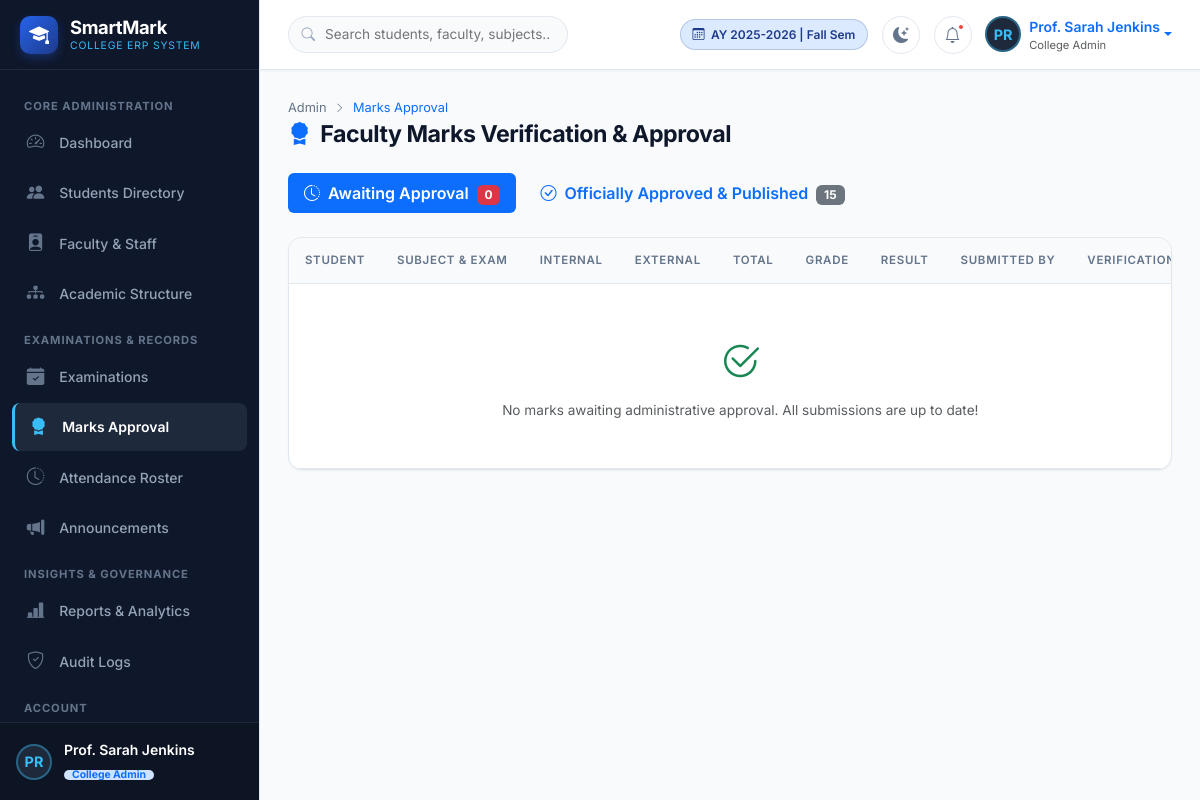
Page /admin/marks-approval (signed in) on the committed database.
### models/user.py (models this page shows, shortened)
class User(UserMixin, db.Model):
    __tablename__ = 'users'
    id = db.Column(db.Integer, primary_key=True)
    username = db.Column(db.String(64), unique=True, index=True, nullable=False)
    email = db.Column(db.String(120), unique=True, index=True, nullable=True)
    password_hash = db.Column(db.String(256), nullable=False)
    role = db.Column(db.String(20), nullable=False, default='student') # 'super_admin', 'admin', 'faculty', 'student', 'parent'
    full_name = db.Column(db.String(100), nullable=True)
    avatar_url = db.Column(db.String(255), nullable=True)
    is_active_account = db.Column(db.Boolean, default=True)
    created_at = db.Column(db.DateTime, default=datetime.utcnow)
    last_login = db.Column(db.DateTime)
    student = db.relationship('Student', backref='user', uselist=False, cascade='all, delete-orphan')
    faculty = db.relationship('Faculty', backref='user', uselist=False, cascade='all, delete-orphan')
    parent_links = db.relationship('ParentStudent', backref='parent_user', foreign_keys='ParentStudent.parent_user_id', lazy='dynamic')
    audit_logs = db.relationship('AuditLog', backref='user', lazy='dynamic')
    @property
    def is_active(self):
        return self.is_active_account
    def has_role(self, *roles):
        if self.role == 'super_admin' and 'admin' in roles:
            return True
        return self.role in roles
    @property
    def display_role(self):
        role_map = {
            'super_admin': 'Super Admin',
            'admin': 'College Admin',
            'faculty': 'Faculty Member',
            'student': 'Student',
            'parent': 'Parent / Guardian'
        }
        return role_map.get(self.role, self.role.capitalize())

### app.py (the view)
@app.route('/admin/marks-approval')
@login_required
@admin_required
def admin_marks_approval():
    pending_marks = Mark.query.filter_by(status='submitted').order_by(Mark.updated_at.desc()).all()
    approved_marks = Mark.query.filter_by(status='approved').order_by(Mark.updated_at.desc()).limit(15).all()
    return render_template(
        'admin/marks_approval.html',
        pending_marks=pending_marks,
        approved_marks=approved_marks
    )

### app.py (called while the page is built)
@login_manager.user_loader
def load_user(user_id):
    return User.query.get(int(user_id))

@app.context_processor
def inject_global_settings():
    try:
        college_name = SystemSetting.get('college_name', 'SmartMark College of Technology')
        active_ay = SystemSetting.get('active_academic_year', '2025-2026')
    except Exception:
        college_name = 'SmartMark College of Technology'
        active_ay = '2025-2026'
    return dict(app_college_name=college_name, app_active_academic_year=active_ay)

### models/core.py (called while the page is built)
    @classmethod
    def get(cls, key, default=None):
        setting = cls.query.filter_by(key=key).first()
        return setting.value if setting and setting.value is not None else default

### templates/admin/marks_approval.html (shortened to what this page needs)
{% extends "base.html" %}
{% block content %}
<div class="page-header">
    <div>
        <ul class="breadcrumb-custom">
            <li><a href="{{ url_for('admin_dashboard') }}">Admin</a></li>
            <li><i class="bi bi-chevron-right" style="font-size: 0.65rem;"></i></li>
            <li class="text-primary">Marks Approval</li>
        </ul>
        <h1 class="page-title">
            <i class="bi bi-award-fill text-primary"></i>
            Faculty Marks Verification & Approval
        </h1>
    </div>
</div>
<ul class="nav nav-pills mb-4 gap-2" role="tablist">
    <li class="nav-item">
        <button class="nav-link active px-3 py-2 fw-semibold" id="pending-tab" data-bs-toggle="pill" data-bs-target="#pendingTab" type="button">
            <i class="bi bi-clock-history me-1"></i> Awaiting Approval
            <span class="badge bg-danger ms-1">{{ pending_marks|length }}</span>
        </button>
    </li>
    <li class="nav-item">
        <button class="nav-link px-3 py-2 fw-semibold" id="approved-tab" data-bs-toggle="pill" data-bs-target="#approvedTab" type="button">
            <i class="bi bi-check-circle me-1"></i> Officially Approved & Published
            <span class="badge bg-secondary ms-1">{{ approved_marks|length }}</span>
        </button>
    </li>
</ul>
<div class="tab-content">
    <div class="tab-pane fade show active" id="pendingTab">
        <div class="card card-custom overflow-hidden">
            <div class="table-responsive">
                <table class="table table-custom align-middle mb-0">
                    <thead>
                        <tr>
                            <th>Student</th>
                            <th>Subject & Exam</th>
                            <th>Internal</th>
                            <th>External</th>
                            <th>Total</th>
                            <th>Grade</th>
                            <th>Result</th>
                            <th>Submitted By</th>
                            <th class="text-end">Verification</th>
                        </tr>
                    </thead>
                    <tbody>
                        {% for m in pending_marks %}
                        <tr>
                            <td>
                                <div class="fw-bold text-main">{{ m.student.name }}</div>
                                <span class="font-monospace text-primary small">{{ m.student.register_no }}</span>
                            </td>
                            <td>
                                <div class="fw-semibold small">{{ m.subject.subject_name }}</div>
                                <span class="text-muted" style="font-size: 0.7rem;">{{ m.examination_rel.name if m.examination_rel else 'General' }}</span>
                            </td>
                            <td>{{ (m.internal_marks + m.assignment_marks + m.practical_marks)|round(1) }} / 40</td>
                            <td>{{ m.external_marks|round(1) }} / 60</td>
                            <td><span class="fw-bold fs-6">{{ m.total_marks|round(1) }}</span></td>
                            <td>
                                <span class="badge badge-grade-{{ m.grade.lower() if m.grade != 'A+' else 'ap' }}">
                                    {{ m.grade }}
                                </span>
                            </td>
                            <td>
                                {% if m.result == 'PASS' %}
                                <span class="badge badge-soft-success">PASS</span>
                                {% else %}
                                <span class="badge badge-soft-danger">FAIL</span>
                                {% endif %}
                            </td>
                            <td>
                                <div class="small">{{ m.entered_by.full_name or m.entered_by.username if m.entered_by else 'Faculty' }}</div>
                                <small class="text-muted" style="font-size: 0.68rem;">{{ m.updated_at.strftime('%d-%b %H:%M') if m.updated_at else '' }}</small>
                            </td>
                            <td class="text-end">
                                <div class="btn-group btn-group-sm">
                                    <form method="POST" action="{{ url_for('admin_approve_mark', mark_id=m.id) }}" class="d-inline">
                                        <button type="submit" class="btn btn-success" title="Approve & Publish to Student">
                                            <i class="bi bi-check-lg"></i> Approve
                                        </button>
                                    </form>
                                    <form method="POST" action="{{ url_for('admin_reject_mark', mark_id=m.id) }}" class="d-inline" onsubmit="return confirm('Reject this mark submission back to faculty draft?');">
                                        <button type="submit" class="btn btn-outline-danger" title="Reject Submission">
                                            <i class="bi bi-x-lg"></i>
                                        </button>
                                    </form>
                                </div>
                            </td>
                        </tr>
                        {% else %}
                        <tr>
                            <td colspan="9" class="text-center py-5 text-muted">
                                <i class="bi bi-check2-circle text-success fs-1 d-block mb-2"></i>
                                No marks awaiting administrative approval. All submissions are up to date!
                            </td>
                        </tr>
                        {% endfor %}
                    </tbody>
                </table>
            </div>
        </div>
    </div>
</div>
{% endblock %}

### templates/base.html (shortened to what this page needs)
<!DOCTYPE html>
<html lang="en" data-bs-theme="light">
<head>
    <link href="https://cdn.jsdelivr.net/npm/bootstrap@5.3.2/dist/css/bootstrap.min.css" rel="stylesheet">
    <link rel="stylesheet" href="https://cdn.jsdelivr.net/npm/bootstrap-icons@1.11.3/font/bootstrap-icons.min.css">
    <link rel="stylesheet" href="{{ url_for('static', filename='css/style.css') }}">
</head>
<body>
    <div class="app-wrapper">
        {% if current_user.is_authenticated %}
        <aside class="app-sidebar">
            <div class="sidebar-header">
                <a href="{{ url_for('index') }}" class="sidebar-brand">
                    <div class="sidebar-brand-icon">
                        <i class="bi bi-mortarboard-fill"></i>
                    </div>
                    <div>
                        <div class="sidebar-brand-text">SmartMark</div>
                        <span class="sidebar-brand-tag">College ERP System</span>
                    </div>
                </a>
            </div>
            <div class="sidebar-content">
                {% if current_user.role in ['super_admin', 'admin'] %}
                <div class="sidebar-section-title">Core Administration</div>
                <a href="{{ url_for('admin_dashboard') }}" class="nav-link-custom {% if request.endpoint == 'admin_dashboard' %}active{% endif %}">
                    <i class="bi bi-speedometer2"></i> <span>Dashboard</span>
                </a>
                <a href="{{ url_for('admin_students') }}" class="nav-link-custom {% if 'student' in request.endpoint and request.endpoint != 'student_dashboard' %}active{% endif %}">
                    <i class="bi bi-people-fill"></i> <span>Students Directory</span>
                </a>
                <a href="{{ url_for('admin_faculty') }}" class="nav-link-custom {% if 'faculty' in request.endpoint and request.endpoint != 'faculty_dashboard' %}active{% endif %}">
                    <i class="bi bi-person-badge-fill"></i> <span>Faculty & Staff</span>
                </a>
                <a href="{{ url_for('admin_departments_courses') }}" class="nav-link-custom {% if request.endpoint == 'admin_departments_courses' %}active{% endif %}">
                    <i class="bi bi-diagram-3-fill"></i> <span>Academic Structure</span>
                </a>
                <div class="sidebar-section-title">Examinations & Records</div>
                <a href="{{ url_for('admin_examinations') }}" class="nav-link-custom {% if request.endpoint == 'admin_examinations' %}active{% endif %}">
                    <i class="bi bi-calendar-check-fill"></i> <span>Examinations</span>
                </a>
                <a href="{{ url_for('admin_marks_approval') }}" class="nav-link-custom {% if request.endpoint == 'admin_marks_approval' %}active{% endif %}">
                    <i class="bi bi-award-fill"></i> <span>Marks Approval</span>
                </a>
                <a href="{{ url_for('admin_attendance') }}" class="nav-link-custom {% if request.endpoint == 'admin_attendance' %}active{% endif %}">
                    <i class="bi bi-clock-history"></i> <span>Attendance Roster</span>
                </a>
                <a href="{{ url_for('admin_announcements') }}" class="nav-link-custom {% if request.endpoint == 'admin_announcements' %}active{% endif %}">
                    <i class="bi bi-megaphone-fill"></i> <span>Announcements</span>
                </a>
                <div class="sidebar-section-title">Insights & Governance</div>
                <a href="{{ url_for('admin_reports') }}" class="nav-link-custom {% if request.endpoint == 'admin_reports' %}active{% endif %}">
                    <i class="bi bi-bar-chart-line-fill"></i> <span>Reports & Analytics</span>
                </a>
                <a href="{{ url_for('admin_audit_logs') }}" class="nav-link-custom {% if request.endpoint == 'admin_audit_logs' %}active{% endif %}">
                    <i class="bi bi-shield-check"></i> <span>Audit Logs</span>
                </a>
                {% elif current_user.role == 'parent' %}
                <div class="sidebar-section-title">Parent Portal</div>
                <a href="{{ url_for('parent_dashboard') }}" class="nav-link-custom {% if request.endpoint == 'parent_dashboard' %}active{% endif %}">
                    <i class="bi bi-speedometer2"></i> <span>Ward Overview</span>
                </a>
                {% endif %}
                <div class="sidebar-section-title">Account</div>
                <a href="{{ url_for('user_profile') }}" class="nav-link-custom {% if request.endpoint == 'user_profile' %}active{% endif %}">
                </a>
            </div>
            <div class="sidebar-footer">
                <div class="user-snippet">
                    <div class="user-avatar-sm">
                        {{ (current_user.full_name or current_user.username)[:2].upper() }}
                    </div>
                    <div class="overflow-hidden">
                        <div class="text-white text-truncate fw-semibold small">{{ current_user.full_name or current_user.username }}</div>
                        <span class="badge bg-primary-subtle text-primary py-0 px-2" style="font-size: 0.65rem;">
                            {{ current_user.display_role }}
                        </span>
                    </div>
                </div>
            </div>
        </aside>
        {% endif %}
        <div class="app-main {% if not current_user.is_authenticated %}m-0{% endif %}">
            {% if current_user.is_authenticated %}
            <header class="app-topbar">
                <div class="topbar-left">
                    <form class="topbar-search-form d-none d-md-block" action="{{ url_for('admin_students') if current_user.role in ['admin', 'super_admin'] else '#' }}" method="GET">
                        <input type="text" name="q" class="topbar-search-input" placeholder="Search students, faculty, subjects..." value="{{ request.args.get('q', '') }}">
                    </form>
                </div>
                <div class="topbar-right">
                    <div class="academic-year-badge d-none d-sm-flex">
                        <i class="bi bi-calendar3"></i>
                        <span>AY 2025-2026 | Fall Sem</span>
                    </div>
                    <button class="topbar-btn" id="themeToggleBtn" title="Toggle Light/Dark Theme">
                    </button>
                    <div class="dropdown">
                        <button class="topbar-btn" data-bs-toggle="dropdown" aria-expanded="false" title="Notifications">
                            <i class="bi bi-bell"></i>
                            <span class="notification-pulse"></span>
                        </button>
                    </div>
                    <div class="dropdown">
                        <a href="#" class="d-flex align-items-center text-decoration-none dropdown-toggle" data-bs-toggle="dropdown">
                            <div class="user-avatar-sm me-2">
                                {{ (current_user.full_name or current_user.username)[:2].upper() }}
                            </div>
                            <div class="d-none d-lg-block text-start">
                                <div class="fw-semibold text-truncate small" style="max-width: 140px;">
                                    {{ current_user.full_name or current_user.username }}
                                </div>
                                <div class="text-muted" style="font-size: 0.7rem;">
                                    {{ current_user.display_role }}
                                </div>
                            </div>
                        </a>
                    </div>
                </div>
            </header>
            {% endif %}
            <main class="app-content">
                {% block content %}{% endblock %}
            </main>
        </div>
    </div>
</body>
</html>

### rows in the picture
User: full_name "PR", full_name "Prof. Sarah Jenkins", display_role "College Admin"

### other values in the picture
{{ pending_marks|length }} "0"
{{ approved_marks|length }} "15"
